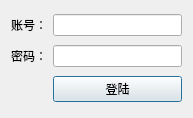
<?xml version="1.0" encoding="UTF-8"?>
<ui version="4.0">
 <class>LoginDialog</class>
 <widget class="QDialog" name="LoginDialog">
  <property name="geometry">
   <rect>
    <x>0</x>
    <y>0</y>
    <width>193</width>
    <height>118</height>
   </rect>
  </property>
  <property name="sizePolicy">
   <sizepolicy hsizetype="Fixed" vsizetype="Fixed">
    <horstretch>0</horstretch>
    <verstretch>0</verstretch>
   </sizepolicy>
  </property>
  <property name="maximumSize">
   <size>
    <width>400</width>
    <height>240</height>
   </size>
  </property>
  <property name="windowTitle">
   <string>登陆</string>
  </property>
  <layout class="QGridLayout" name="gridLayout">
   <item row="1" column="0">
    <widget class="QLabel" name="label_4">
     <property name="text">
      <string>密码：</string>
     </property>
    </widget>
   </item>
   <item row="0" column="0">
    <widget class="QLabel" name="label_3">
     <property name="text">
      <string>账号：</string>
     </property>
    </widget>
   </item>
   <item row="1" column="1">
    <widget class="QLineEdit" name="password">
     <property name="echoMode">
      <enum>QLineEdit::Password</enum>
     </property>
    </widget>
   </item>
   <item row="2" column="1">
    <widget class="QPushButton" name="LoginBtn">
     <property name="autoFillBackground">
      <bool>true</bool>
     </property>
     <property name="text">
      <string>登陆</string>
     </property>
    </widget>
   </item>
   <item row="0" column="1">
    <widget class="QLineEdit" name="username"/>
   </item>
  </layout>
 </widget>
 <resources/>
 <connections/>
</ui>
